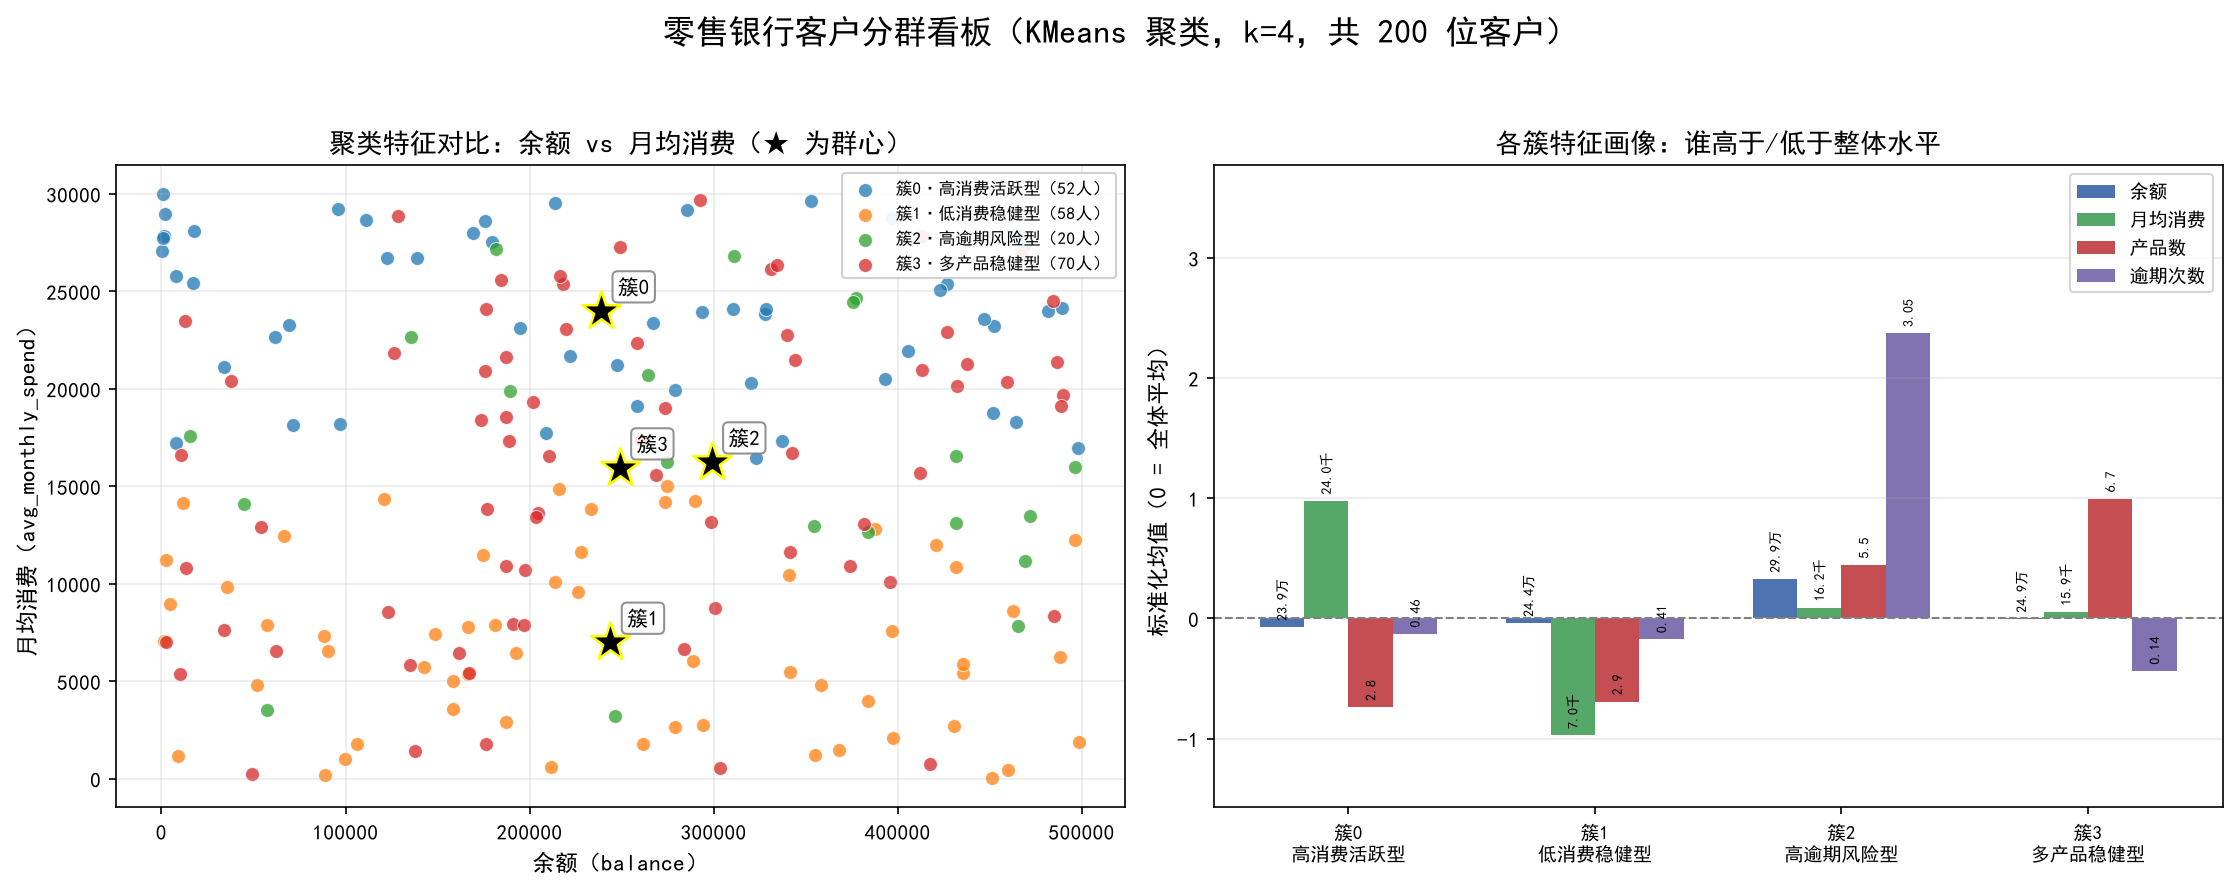

Python code for this plot:
# 本代码基于手绘草图（sketch.jpg）迭代实现，为符合检查点要求，特征与k值按指南调整。
"""
Step3：客户分群画像 + 双拼看板图
运行环境：在本文件夹（bank_customers.csv 所在目录）下执行 python step3_dashboard.py
"""

import pandas as pd
import numpy as np
import matplotlib.pyplot as plt
from sklearn.preprocessing import StandardScaler
from sklearn.cluster import KMeans

# ========== 解决 matplotlib 中文显示成方块的问题 ==========
plt.rcParams['font.sans-serif'] = ['SimHei']
plt.rcParams['axes.unicode_minus'] = False

# ========== 1. 读取数据、选特征、标准化 ==========
df = pd.read_csv("bank_customers.csv")
feature_cols = ["balance", "avg_monthly_spend", "product_count", "overdue_count"]
X = df[feature_cols].fillna(0)          # 缺失值填 0，避免报错

scaler = StandardScaler()
X_scaled = scaler.fit_transform(X)      # 标准化，消除量纲差异

# ========== 2. KMeans 聚类（k=4） ==========
kmeans = KMeans(n_clusters=4, random_state=42, n_init=10)
df["cluster"] = kmeans.fit_predict(X_scaled)   # 标签直接写回原表

# ========== 3. 计算四个簇的特征均值 ==========
# groupby('cluster') 按簇分组，.mean() 求每簇四列的平均值
cluster_means = df.groupby("cluster")[feature_cols].mean()
cluster_sizes = df.groupby("cluster").size()   # 每簇人数

print("各簇四特征均值（原始数值）：")
print(cluster_means.round(2))

# ========== 4. 根据均值给每个簇起中文业务名字 ==========
# 思路：把“整体平均水平”当作基准线，高于基准叫“高”，低于基准叫“低”
global_spend = df["avg_monthly_spend"].mean()   # 全体月均消费
global_product = df["product_count"].mean()     # 全体产品数

def name_cluster(row):
    """按“逾期是否严重、消费高不高、产品多不多”的顺序，像业务人员那样给客户群起名"""
    if row["overdue_count"] >= 2:
        return "高逾期风险型"            # 逾期次数明显偏高，风控重点
    if row["product_count"] >= global_product * 1.3:
        return "多产品稳健型"            # 持有产品数远超平均、风险低，粘性高
    if row["avg_monthly_spend"] >= global_spend:
        return "高消费活跃型"            # 花钱多、逾期少，营销重点
    if row["product_count"] >= global_product:
        return "多产品稳健型"
    return "低消费稳健型"                # 消费低但风险低，可挖掘潜力

cluster_names = {}
for c in cluster_means.index:
    cluster_names[c] = name_cluster(cluster_means.loc[c])

# ========== 5. 打印完整业务画像表 ==========
print("\n" + "=" * 78)
print(f"{'簇':^4}{'业务名称':^14}{'人数':^6}"
      f"{'余额':>12}{'月均消费':>12}{'产品数':>10}{'逾期次数':>10}")
print("-" * 78)
for c in cluster_means.index:
    m = cluster_means.loc[c]
    print(f"{c:^4}{cluster_names[c]:^14}{cluster_sizes[c]:^6}"
          f"{m['balance']:>12.2f}{m['avg_monthly_spend']:>12.2f}"
          f"{m['product_count']:>10.2f}{m['overdue_count']:>10.2f}")
print("=" * 78)

# ========== 6. 画 1 行 2 列的双拼看板 ==========
fig, axes = plt.subplots(1, 2, figsize=(15, 6))

# ---------- 左图：散点图（余额 vs 月均消费） ----------
ax1 = axes[0]
colors = plt.cm.tab10(np.arange(4))          # 4 个簇各用一种颜色

for c in cluster_means.index:
    sub = df[df["cluster"] == c]             # 取出属于簇 c 的客户
    ax1.scatter(sub["balance"], sub["avg_monthly_spend"],
                s=45, alpha=0.75, color=colors[c],
                edgecolors="white", linewidths=0.5,
                label=f"簇{c}·{cluster_names[c]}（{cluster_sizes[c]}人）")

# 标注群心：标准化空间里的簇中心，需要 inverse_transform 还原成原始数值
centers_scaled = kmeans.cluster_centers_
centers_raw = scaler.inverse_transform(centers_scaled)
for c in cluster_means.index:
    x, y = centers_raw[c][0], centers_raw[c][1]   # 第 0 列余额，第 1 列月均消费
    ax1.scatter(x, y, marker="*", s=380, color="black",
                edgecolors="yellow", linewidths=1.2, zorder=5)
    # 在群心旁边写上所属簇的名字
    ax1.annotate(f"簇{c}", xy=(x, y), xytext=(8, 8),
                 textcoords="offset points", fontsize=10,
                 bbox=dict(boxstyle="round,pad=0.25", fc="white", ec="gray", alpha=0.85))

ax1.set_title("聚类特征对比：余额 vs 月均消费（★ 为群心）", fontsize=13)
ax1.set_xlabel("余额（balance）", fontsize=11)
ax1.set_ylabel("月均消费（avg_monthly_spend）", fontsize=11)
ax1.legend(fontsize=8, loc="upper right", framealpha=0.92)
ax1.grid(alpha=0.25)

# ---------- 右图：分组柱状图（四个簇的四项特征均值） ----------
ax2 = axes[1]
# 原始均值量纲差太大（余额 20 多万 vs 逾期 0.5），直接画柱状图会看不清
# 所以用同一个 scaler 把“均值”换算成标准化数值：0 = 全体平均，正数 = 高于平均
means_scaled = pd.DataFrame(
    scaler.transform(cluster_means),
    index=cluster_means.index,
    columns=feature_cols,
)

feature_labels = {
    "balance": "余额",
    "avg_monthly_spend": "月均消费",
    "product_count": "产品数",
    "overdue_count": "逾期次数",
}
bar_colors = ["#4C72B0", "#55A868", "#C44E52", "#8172B2"]

x = np.arange(len(cluster_means))          # 4 个簇的位置
width = 0.18                               # 每根柱子的宽度

for i, col in enumerate(feature_cols):
    bars = ax2.bar(x + (i - 1.5) * width,        # 4 根柱子并排，围绕簇中心分布
                   means_scaled[col],
                   width=width,
                   color=bar_colors[i],
                   label=feature_labels[col])
    # 在每根柱子顶部标注原始均值（余额按“万”、消费按“千”显示，便于阅读）
    for c_idx, c in enumerate(cluster_means.index):
        raw = cluster_means.loc[c, col]          # 该簇在该特征上的原始均值
        if col == "balance":
            txt = f"{raw / 10000:.1f}万"
        elif col == "avg_monthly_spend":
            txt = f"{raw / 1000:.1f}千"
        elif col == "product_count":
            txt = f"{raw:.1f}"
        else:
            txt = f"{raw:.2f}"
        # 柱子的坐标用标准化后的高度，文字写原始数值，二者不矛盾
        ax2.annotate(txt, (bars[c_idx].get_x() + bars[c_idx].get_width() / 2,
                           bars[c_idx].get_height()),
                     xytext=(0, 3), textcoords="offset points",
                     ha="center", va="bottom", fontsize=6.5, rotation=90)

ax2.axhline(0, color="gray", linewidth=1, linestyle="--")   # 全体平均基准线
ax2.set_xticks(x)
ax2.set_xticklabels([f"簇{c}\n{cluster_names[c]}" for c in cluster_means.index], fontsize=9)
ax2.set_ylabel("标准化均值（0 = 全体平均）", fontsize=11)
ax2.set_title("各簇特征画像：谁高于/低于整体水平", fontsize=13)
ax2.legend(fontsize=9, loc="upper right")
ax2.grid(axis="y", alpha=0.25)
ax2.set_ylim(min(means_scaled.min()) - 0.6, max(means_scaled.max()) + 1.4)  # 给标注留空间

# ---------- 整体标题与版式 ----------
fig.suptitle(f"零售银行客户分群看板（KMeans 聚类，k=4，共 {len(df)} 位客户）",
             fontsize=16, y=0.98)
plt.tight_layout(rect=[0, 0, 1, 0.94])      # 给总标题留出上边距

# ========== 7. 保存图片 ==========
plt.savefig("step3_dashboard.png", dpi=150, bbox_inches="tight")
plt.show()

print("\n已保存看板图：step3_dashboard.png")
print("Step3 运行成功")
